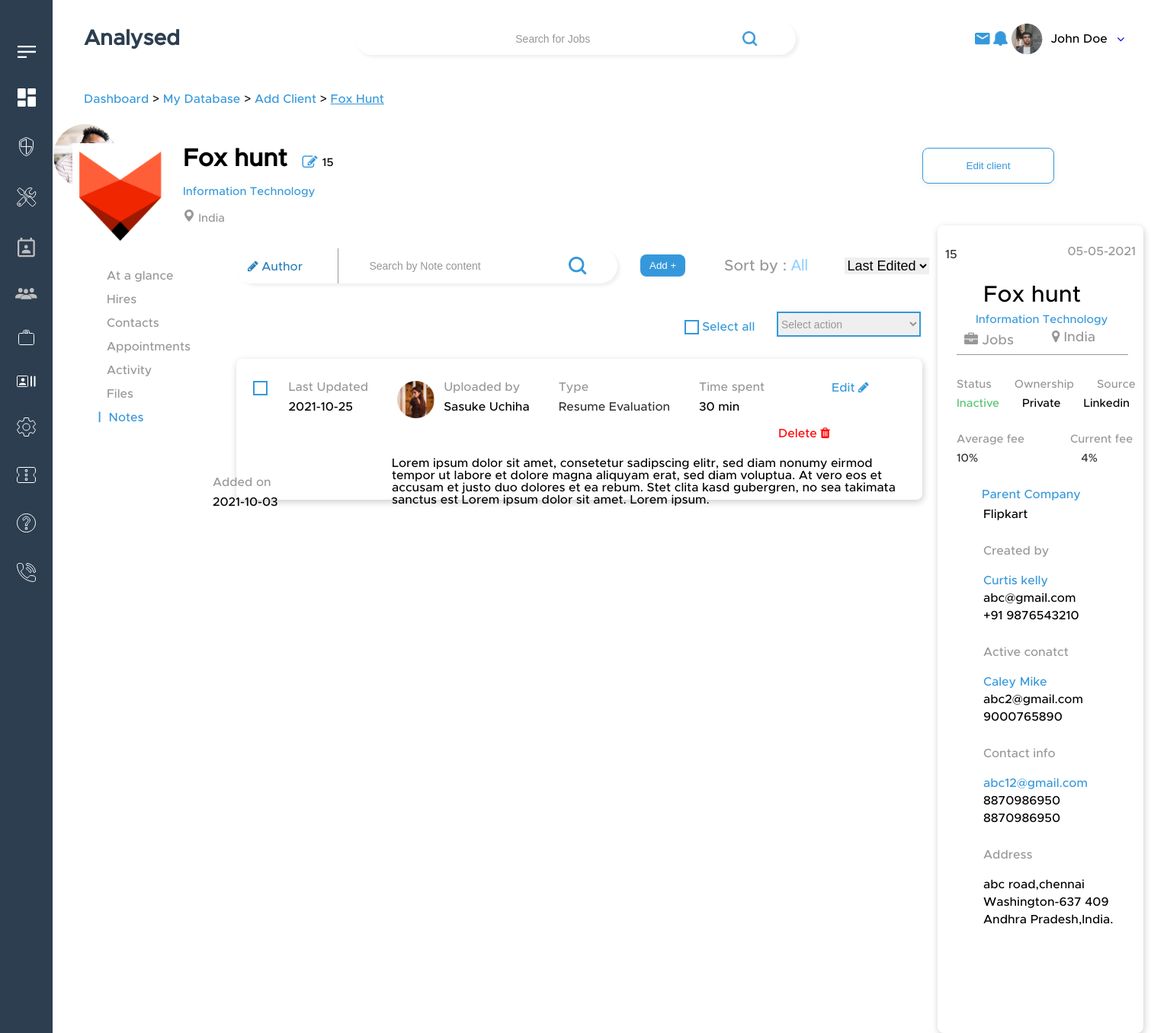
The app's page /recruiter/client_notes.php?c_id=15 with its own data.
### tables this page shows
CREATE TABLE `client` (
  `client_id` int(255) NOT NULL,
  `company_name` varchar(50) NOT NULL,
  `status` varchar(50) NOT NULL,
  `company` varchar(50) NOT NULL,
  `company_img` varchar(50) NOT NULL,
  `ownership` varchar(20) NOT NULL,
  `industry` varchar(50) NOT NULL,
  `source` varchar(20) NOT NULL,
  `parent_company` varchar(20) NOT NULL,
  `active_contact` varchar(50) NOT NULL,
  `company_desc` varchar(1000) NOT NULL,
  `permanent_fee` varchar(20) NOT NULL,
  `contract_fee` varchar(20) NOT NULL,
  `main_email` varchar(20) NOT NULL,
  `contact_no` bigint(10) NOT NULL,
  `address` varchar(100) NOT NULL,
  `city` varchar(20) NOT NULL,
  `zipcode` varchar(10) NOT NULL,
  `state` varchar(20) NOT NULL,
  `country` varchar(20) NOT NULL,
  `bank_name` varchar(20) NOT NULL,
  `bank_id` bigint(20) NOT NULL,
  `bank_acc_no` bigint(20) NOT NULL,
  `iban` varchar(20) NOT NULL,
  `vat` varchar(20) NOT NULL
);

CREATE TABLE `contacts` (
  `contact_id` int(11) NOT NULL,
  `creator_id` int(11) DEFAULT NULL,
  `company` varchar(50) DEFAULT NULL,
  `fname` varchar(100) NOT NULL,
  `lname` varchar(100) NOT NULL,
  `status` varchar(100) NOT NULL,
  `picture` varchar(100) NOT NULL,
  `job_title` varchar(255) NOT NULL,
  `email` varchar(255) NOT NULL,
  `phone` varchar(15) NOT NULL,
  `address` varchar(255) NOT NULL,
  `skills` varchar(255) NOT NULL,
  `industry` varchar(255) NOT NULL,
  `last_meeting` date DEFAULT NULL,
  `mname` varchar(20) NOT NULL,
  `title` varchar(100) DEFAULT NULL,
  `city` varchar(30) NOT NULL,
  `zip_code` int(10) NOT NULL,
  `state` varchar(30) NOT NULL,
  `country` varchar(30) NOT NULL,
  `company_name` varchar(50) NOT NULL DEFAULT 'NAN',
  `contact_type` varchar(20) NOT NULL,
  `division` varchar(30) NOT NULL,
  `source` varchar(30) NOT NULL,
  `reports_to` varchar(30) NOT NULL,
  `last_contact` varchar(10) NOT NULL,
  `visibility` varchar(20) NOT NULL,
  `validity` varchar(20) NOT NULL,
  `lastvisit` date NOT NULL,
  `LinkedIn_profile` varchar(100) NOT NULL,
  `added_on` date NOT NULL DEFAULT current_timestamp()
);

CREATE TABLE `client_notes` (
  `note_id` int(11) NOT NULL,
  `added_on` date NOT NULL,
  `last_edited` date NOT NULL,
  `uploaded_by` varchar(50) NOT NULL,
  `image` varchar(50) NOT NULL,
  `note_type` varchar(50) NOT NULL,
  `time_spent` varchar(50) NOT NULL,
  `notes` varchar(500) NOT NULL,
  `company_name` varchar(50) NOT NULL
);

### recruiter/client_notes.php (the view, shortened to what the rows shown need)
<?php include('connection1.php'); ?>
<?php
     $c_id=$_GET['c_id'];
    $sql=mysqli_query($conn,"select * from client where client_id='$c_id'");
    $check=mysqli_num_rows($sql)>0;
    if($check){
        while($row=mysqli_fetch_assoc($sql)){
            $company_name=$row['company_name'];
?>
<?php include('header.php') ?>
<link rel="stylesheet" href="./css/client_notes_remove.css">
<body>
    <div class="container">
        <div class="small_container">
            <div class="bread-crumbs_Mytools-recruiter">
                <a href="/" class="unactive-breadcrumb-link">Dashboard</a> > <a href=""
                    class="unactive-breadcrumb-link">My Database</a> > <a href="" class="unactive-breadcrumb-link">Add
                    Client</a> > <a href="" class="active-breadcrumb-link"> Fox Hunt</a>
            </div>
            <div class="profile-img">
                <img src="img/Fox hunt.png" alt="">
                <h1><?php echo $row["company_name"]; ?><p1><span><i class="fa fa-pencil-square-o fa-lg"
                                aria-hidden="true"></i></span> <?php echo $row["client_id"]; ?></p1>
                </h1><br>
                <h2><span><?php echo $row["industry"]; ?></span></h2><br>
                <h4><svg xmlns="http://www.w3.org/2000/svg" width="16" height="16" fill="currentColor"
                        class="bi bi-geo-alt-fill" viewBox="0 0 16 16">
                        <path
                            d="M8 16s6-5.686 6-10A6 6 0 0 0 2 6c0 4.314 6 10 6 10zm0-7a3 3 0 1 1 0-6 3 3 0 0 1 0 6z" />
                    </svg> <?php echo $row["country"]; ?></h4>
            </div>
            <div class="button">
                <button>Edit client</button>
            </div>
            <div class="options">
                <p class="p1"><a href="client_individual.php?c_id=<?php echo $row['client_id']; ?>">At a glance</a></p>
                <p class="p1"><a href="client_jobs.php?c_id=<?php echo $row['client_id']; ?>">Hires</a></p>
                <p class="p1"><a href="client_contacts.php?c_id=<?php echo $row['client_id']; ?>">Contacts</a></p>
                <p class="p1"><a href="client_appointments.php?c_id=<?php echo $row['client_id']; ?>">Appointments</a>
                </p>
                <p><a href="client_activity.php?c_id=<?php echo $row['client_id']; ?>">Activity</a></p>
                <p><a href="client_files.php?c_id=<?php echo $row['client_id']; ?>">Files</a></p>
                <p style="color:#3598DB;margin-left:-2px"> <b style="margin-right: 10px;">|</b>Notes</p>
            </div>
            <div class="status">
                <div class="status1">
                    <p><?php echo $row["client_id"]; ?></p>
                    <span>05-05-2021</span>
                </div>
                <div class="status-name" style="margin-top:30px;">
                    <span style="margin-left:50px;"><?php echo $row["company_name"]; ?></span>
                    <p style="color:#3598DB;margin-left:40px"><?php echo $row["industry"]; ?></p>
                    <p style="color:#979797;font-size:18px;margin-left:25px"><i class="fa fa-briefcase"
                            aria-hidden="true"></i> Jobs</p>
                    <p style="color:#979797;font-size:18px;margin-left:140px;margin-top: -23px;"><i
                            class="fa fa-map-marker" aria-hidden="true"></i> <?php echo $row["country"]; ?></p>
                    <u
                        style="color:#979797;margin-left:15px">&emsp;&emsp;&emsp;&emsp;&emsp;&emsp;&emsp;&emsp;&emsp;&emsp;&emsp;&emsp;&emsp;&emsp;&emsp;</u>
                    <br><br>
                    <span
                        style="color:#979797; font-size:15px; margin-left:15px;">Status&emsp;&emsp;Ownership&emsp;&emsp;Source</span>
                    <br>
                </div>
                <div class="displayname">
                    <span><?php echo $row["status"]; ?></span>&emsp;&emsp;<?php echo $row["ownership"]; ?>&emsp;&emsp;<?php echo $row["source"]; ?>
                </div>
                <br><br>
                <div class="fee">
                    <span>Average fee&emsp;&emsp;&emsp;&emsp;Current fee</span><br>
                </div>
                <div class="fee-percent">
                    <span>10%</span>&emsp;&emsp;&emsp;&emsp;&emsp;&emsp;&emsp;&emsp;&emsp;4%
                </div>
                <br><br>
                <div class="employeement">
                    <p style="margin-left:8px">Parent Company</p>
                    <p style="color:black;margin-top:10px"><?php echo $row["parent_company"]; ?></p>
                </div>
                <br><br>
                <div class="details">
                    <p style="color:#979797;padding-top: 0px;">Created by</p>
                    <br>
                    <p style="color:#3598DB;">Curtis kelly</p>
                    <p style="color:black;">abc@gmail.com</p>
                    <p style="color:black;">+91 9876543210</p>
                    <br><br>
                    <?php
                     $name=$row["active_contact"];
                     $sql=mysqli_query($conn,"select * from contacts where company='$company_name' and fname='$name'");
                     $check1=mysqli_num_rows($sql)>0;
                     if($check1){
                        while($row1=mysqli_fetch_assoc($sql)){
                        ?>
                    <p style="color:#979797;padding-top: 0px;">Active conatct</p>
                    <br>
                    <p style="color:#3598DB;"><?php echo $row1["fname"]; ?></p>
                    <p style="color:black;"><?php echo $row1["email"]; ?></p>
                    <p style="color:black;"><?php echo $row1["phone"]; ?></p>
                    <br><br>
                    <?php } } ?>
                    <p style="color:#979797;padding-top: 0px;">Contact info</p>
                    <br>
                    <p style="color:#3598DB;"><?php echo $row["main_email"]; ?></p>
                    <p style="color:black;"><?php echo $row["contact_no"]; ?></p>
                    <p style="color:black;"><?php echo $row["contact_no"]; ?></p>
                    <br><br>
                    <p style="color:#979797;padding-top: 0px;">Address</p>
                    <br>
                    <p style="color:black"><?php echo $row["address"]; ?></p>
                    <p style="color:black;"> <?php echo $row["city"]; ?>-<?php echo $row["zipcode"]; ?></p>
                    <p style="color: black;"><?php echo $row["state"]; ?>,<?php echo $row["country"]; ?>.</p>
                    <br><br>
                </div>
            </div>
            <?php } } ?>
            <div class="left-side-container-1">
                <form class="form">
                </form>
                <form class="form" id="form1">
                    <div class="files-added" id="result1">
                        <?php
                $sql=mysqli_query($conn,"select * from client_notes where company_name='$company_name' ");
                $check=mysqli_num_rows($sql)>0;
                if($check){
                    while($row=mysqli_fetch_assoc($sql)){
                        ?>
                        <div class="row">
                            <div class="column">
                                <label for="c1"></label>
                            </div>
                            <div class="column">
                                <p class="col-1">Last Updated</p>
                                <span class="col-span-1"><?php echo $row["last_edited"]; ?></span>
                            </div>
                            <div class="column">
                                <img src="./img/Ellipse -5.png" class="img">
                            </div>
                            <div class="column">
                                <p class="col-2">Uploaded by</p>
                                <span class="col-span-2">Sasuke Uchiha</span>
                            </div>
                            <div class="column">
                                <p class="col-3">Type</p>
                                <span class="col-span-3"><?php echo $row["note_type"]; ?></span>
                            </div>
                            <div class="column">
                                <p class="col-4">Time spent</p>
                                <span class="col-span-4"><?php echo $row["time_spent"]; ?></span>
                            </div>
                            <div class="column">
                                <p class="col-5">Edit <i class="fa fa-pencil" aria-hidden="true"></i></p>
                            </div>
                            <div class="column">
                                <p class="col-6"><a href='./includes/delete2.php?id=<?php echo $row["note_id"] ?>'
                                        onclick='checkdelete()' style="color:red;text-decoration:none">Delete <i
                                            class="fa fa-trash" aria-hidden="true"></i></a></p>
                            </div>
                            <div class="column" style="margin-top:80px;margin-left: -838px;">
                                <p class="col-1">Added on</p>
                                <span class="col-span-1"><?php echo $row["added_on"]; ?></span>
                            </div>
                            <div class="column" style="margin-top:-5px;margin-left: 200px;padding-right: 10px;">
                                <p style="font-size: 16px;" id="notes"><?php echo $row["notes"]; ?></p>
                            </div>
                        </div>
                        <?php } } ?>
                    </div>
                </form>
            </div>
        </div>
    </div>
</body>

### recruiter/header.php (shortened to what the rows shown need)
<link rel="stylesheet" href="./css/header_remove.css">
<link rel="stylesheet" href="./css/index_remov.css">
<link rel="stylesheet" href="https://stackpath.bootstrapcdn.com/font-awesome/4.7.0/css/font-awesome.min.css">
<nav class="sidebar_main">
    <ul class="sidebar_main-list">
        <li class="sidebar_main-listItems">
            <a href="#" class="sidebar_main-listlinks">
                <img src="./img/Menu.png" class="menuForSidebar" />
            </a>
        </li>
        <li class="sidebar_main-listItems">
            <a href="./dashboard.php" class="sidebar_main-listlinks">
                <img src="./img/nav-ele-1.png" />
            </a>
        </li>
        <li class="sidebar_main-listItems">
            <a href="./admin_panel.php" class="sidebar_main-listlinks">
                <img src="./img/Group 72.png" />
            </a>
        </li>
        <li class="sidebar_main-listItems">
            <a href="./yourTools.php" class="sidebar_main-listlinks">
                <img src="./img/Icon awesome-tools.png" />
            </a>
        </li>
        <li class="sidebar_main-listItems">
            <a href="./contact_list.php" class="sidebar_main-listlinks">
                <img src="./img/Path 3377.png" />
            </a>
        </li>
        <li class="sidebar_main-listItems">
            <a href="./client_list.php" class="sidebar_main-listlinks">
                <img src="./img/Group 2964.png" />
            </a>
        </li>
        <li class="sidebar_main-listItems">
            <a href="./job_listings.php" class="sidebar_main-listlinks">
                <img src="./img/Path 284-2.png" />
            </a>
        </li>
        <li class="sidebar_main-listItems">
            <a href="./candidate_list.php" class="sidebar_main-listlinks">
                <img src="./img/Group 75.png" />
            </a>
        </li>
        <li class="sidebar_main-listItems">
            <a href="./settings.php" class="sidebar_main-listlinks">
                <img src="./img/Group 139.png" />
            </a>
        </li>
        <li class="sidebar_main-listItems">
            <a href="./referrals.php" class="sidebar_main-listlinks">
                <img src="./img/Group 136.png" />
            </a>
        </li>
        <li class="sidebar_main-listItems">
            <a href="./complaint_tickets.php" class="sidebar_main-listlinks">
                <img src="./img/Group 138.png" />
            </a>
        </li>
        <li class="sidebar_main-listItems">
            <a href="./contact.php" class="sidebar_main-listlinks">
                <img src="./img/Group 137.png" />
            </a>
        </li>
    </ul>
</nav>
<div class="container">
    <nav class="nav_main">
        <h2 class="logo_heading" style=" font-weight: bold;">Analysed</h2>
        <div class="input-field">
            <input type="text" name="searchForJobs" id="inputSearch" class="searchForJobs"
                placeholder="Search for Jobs" />
            <button class="searchButton">
                <a href="searchJobs.php"> <img src="./img/search-icon-blue.png" /></a>
            </button>
        </div>
        <div class="profileInNav">
            <img src="./img/mail-icon-blue.png" alt="" class="notificationProfileInNav" />
            <img src="./img/notif-icon-blue.png" alt="" class="notificationProfileInNavNoti" />
            <section class="profileInfoInNav">
                <img src="./img/Profile-pic.png" alt="" class="profilePicInNav" />
                <span class="nameInNav">John Doe&nbsp;</span>
                <a href="#" class="dropDownMenu_nav">
                    <i class="fa fa-angle-down" aria-hidden="true"></i>
                </a>
            </section>
        </div>
    </nav>
</div>

### records on screen
client: company_name "Fox hunt", client_id "15", industry "Information Technology", country "India", status "Inactive", ownership "Private", source "Linkedin", parent_company "Flipkart", main_email "abc12@gmail.com", contact_no "8870986950", address "abc road,chennai", city "Washington", zipcode "637 409", state "Andhra Pradesh"
contacts: fname "Caley Mike", email "abc2@gmail.com", phone "9000765890"
client_notes: last_edited "2021-10-25", note_type "Resume Evaluation", time_spent "30 min", added_on "2021-10-03", notes "Lorem ipsum dolor sit amet, consetetur sadipscing elitr, sed diam nonumy eirmod tempor ut labore et dolore magna aliquyam erat, sed diam voluptua. At vero eos et accusam et justo duo dolores et ea rebum. Stet clita kasd gubergren, no sea takimata sanctus est Lorem ipsum dolor sit amet. Lorem ipsum."
